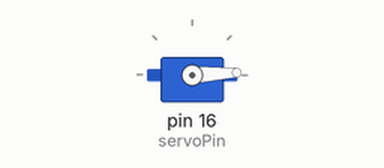
Simulated run of this sketch. Board: Arduino Uno, built with avr-gcc and run on an emulated ATmega328P. Shown: servo.

Above: at 0.05 s.
At 1.3 s:
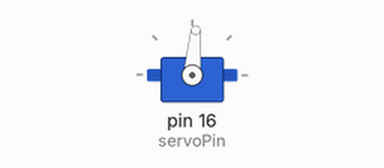
At 2.6 s:
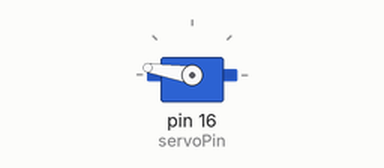
At 5.2 s:
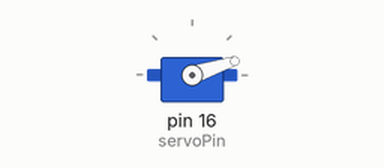
Timing chart, 0 to 7.1 s (numbered marks = the images above):
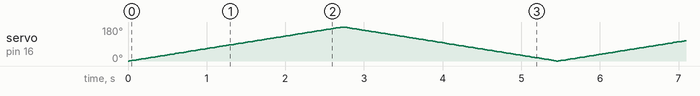

The sketch:

Project_19_Servo_Sweep.ino
```cpp
//**********************************************************************
/*
 * Filename    : Servo Sweep
 * Description : Control the servo motor for sweeping
 * Auther      : http//www.keyestudio.com
*/
#include <Servo.h>
#define servoPin 16

Servo myServo;  // create servo object to control a servo
int pos = 0;    // variable to store the servo position

void setup() {
  myServo.attach(servoPin);  // attaches the servo on pin 16 to the servo object
}

void loop() {
  for (pos = 0; pos <= 180; pos += 1) { // goes from 0 degrees to 180 degrees
    // in steps of 1 degree
    myServo.write(pos);              // tell servo to go to position in variable 'pos'
    delay(15);                       // waits 15 ms for the servo to reach the position
  }
  for (pos = 180; pos >= 0; pos -= 1) { // goes from 180 degrees to 0 degrees
    myServo.write(pos);              // tell servo to go to position in variable 'pos'
    delay(15);                       // waits 15 ms for the servo to reach the position
  }
}
//********************************************************************************
```
